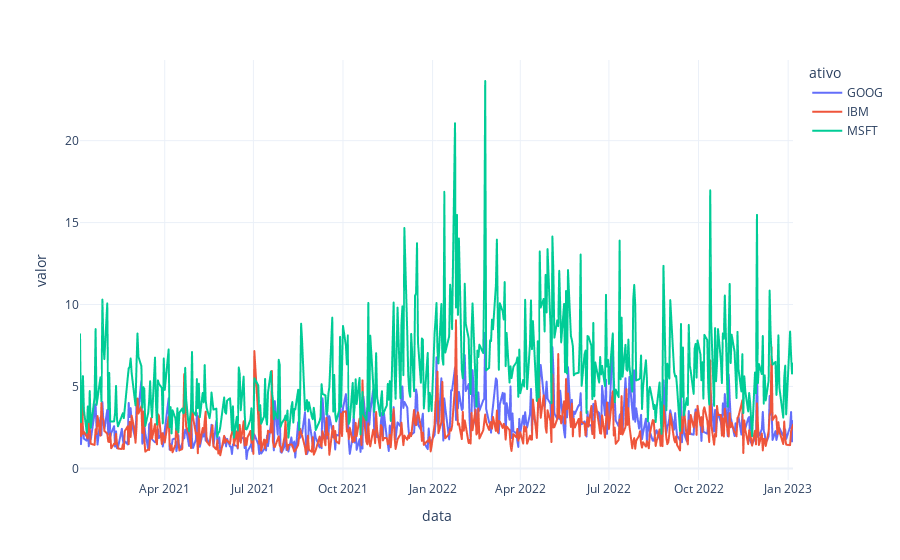

Source (notebook cell):
### Code cell
# PLot
fig = px.line(amplitude_vertical, x='data', y='valor', color='ativo', template='plotly_white')
fig.show()

### Figure 1 — Plotly figure (JSON) as saved in the notebook; plotly's stock layout.template omitted (floating-point values rounded to 4 significant figures; data arrays with more than 128 entries replaced by an {"elided": "..."} marker saying what was removed)
{"data": [{"hovertemplate": "ativo=GOOG<br>data=%{x}<br>valor=%{y}<extra></extra>", "legendgroup": "GOOG", "line": {"color": "#636efa", "dash": "solid"}, "marker": {"symbol": "circle"}, "mode": "lines", "name": "GOOG", "showlegend": true, "type": "scattergl", "x": {"elided": "507 str values"}, "xaxis": "x", "y": {"elided": "507 float values"}, "yaxis": "y"}, {"hovertemplate": "ativo=IBM<br>data=%{x}<br>valor=%{y}<extra></extra>", "legendgroup": "IBM", "line": {"color": "#EF553B", "dash": "solid"}, "marker": {"symbol": "circle"}, "mode": "lines", "name": "IBM", "showlegend": true, "type": "scattergl", "x": {"elided": "507 str values"}, "xaxis": "x", "y": {"elided": "507 float values"}, "yaxis": "y"}, {"hovertemplate": "ativo=MSFT<br>data=%{x}<br>valor=%{y}<extra></extra>", "legendgroup": "MSFT", "line": {"color": "#00cc96", "dash": "solid"}, "marker": {"symbol": "circle"}, "mode": "lines", "name": "MSFT", "showlegend": true, "type": "scattergl", "x": {"elided": "507 str values"}, "xaxis": "x", "y": {"elided": "507 float values"}, "yaxis": "y"}], "layout": {"legend": {"title": {"text": "ativo"}, "tracegroupgap": 0}, "margin": {"t": 60}, "xaxis": {"anchor": "y", "domain": [0, 1], "title": {"text": "data"}}, "yaxis": {"anchor": "x", "domain": [0, 1], "title": {"text": "valor"}}}}
